Frame 1 (no input): blank canvas, image omitted
Frame 60 (the mouse pressed at the canvas centre just before this capture): blank canvas, image omitted
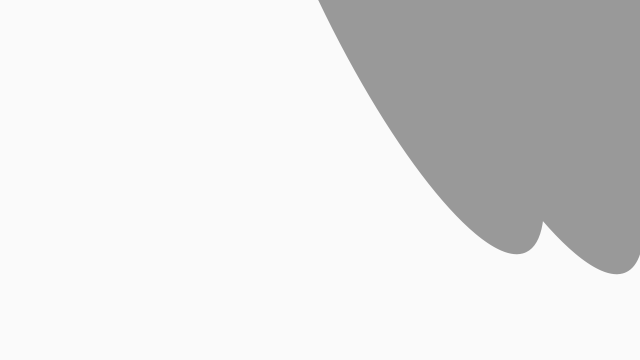
Frame 120 (the mouse held since frame 60 and released just before this capture)

The Processing sketch whose frames 1 and 60 were blank and that drew this single picture after the mouse press (run headless with seeded random() and noise(); from frame 60 on, the mouse is pressed at the canvas centre):

// Processing sketch: LonzengesThree
// ── LonzengesThree.pde
Ctrl c1, c2, c3;

void setup() 
{
  size(640, 360); 
  noStroke();
  c1 = new Ctrl( 100, 100, 0);
  c2 = new Ctrl( 200, 120, 100);
  c3 = new Ctrl( 300, 130, 200);
}

void draw()
{
  background(250);
  
  c1.update(mouseX, mouseY);
  c2.update(mouseX, mouseY);
  c3.update(mouseX, mouseY);
  
  c1.display();
  c2.display();
  c3.display();
  
}

class Ctrl {
  int x, y;
  int offset;
  
  Ctrl(int tx, int ty, int to) {
    x = tx;
    y = ty;
    offset = to;
  }
  
  void update(int mx, int my) {
    offset = mouseX;
  }
  void display() {
    pushMatrix();
    translate(x, y);
    fill (250);
    rotate(offset);
    fill (153);
    ellipse(offset, 0, offset/2, 2*offset);
    popMatrix();
  }
}
    
